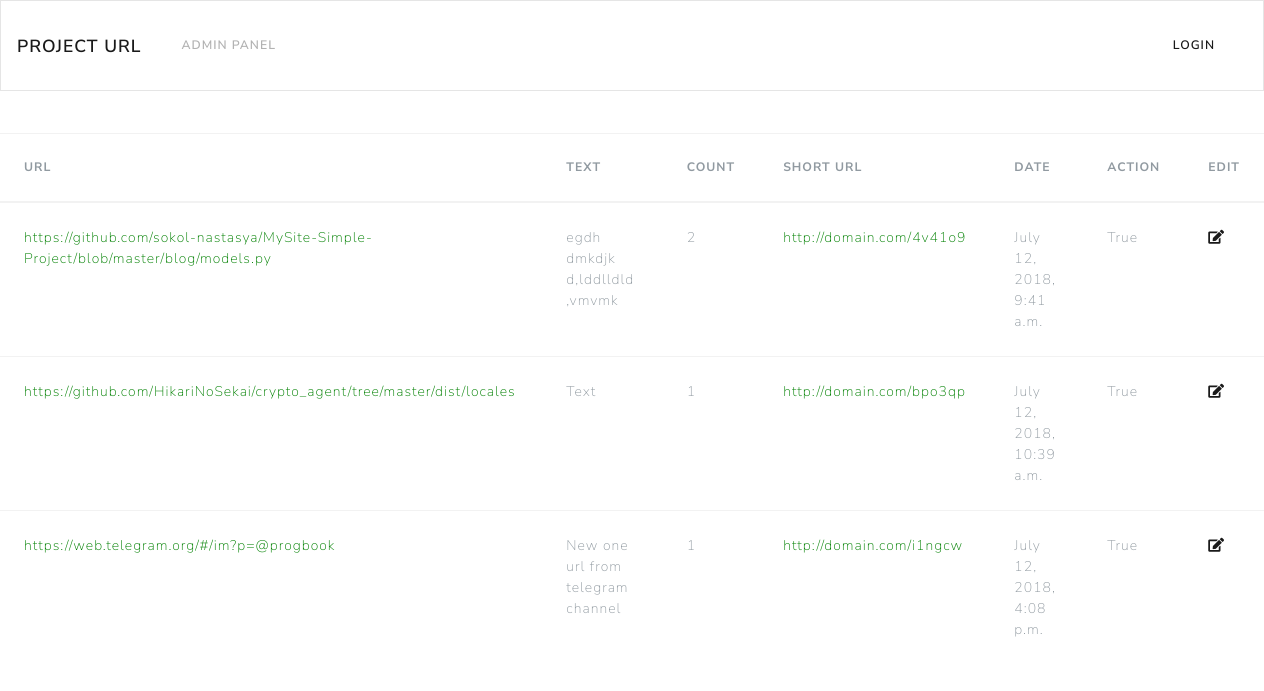
/adminPanel/adminPanel/, run on the app's committed database.
### mainApp/models.py (models this page shows, shortened)
class Urls(models.Model):
	url = models.CharField(max_length = 220)
	short_link = models.SlugField(max_length = 6, unique = True, blank = True)
	text = models.TextField(null = True, blank = True, default = 'Text')
	date = models.DateTimeField(auto_now_add = True, blank = True, null = True)
	active = models.BooleanField(default = True)
	count = models.IntegerField(default = 0)
	def get_short_url(self):
		return "http://domain.com/{short_link}".format(short_link = self.short_link)

### adminPanel/views.py (the view)
# urls.py: url(r'^adminPanel/', include('adminPanel.urls', namespace = 'adminPanel')),
def adminPanel(request):
	obj = Urls.objects.all()
	context = {'obj':obj, }
	return render(request, 'adminPanel/adminPanel.html', context)

### adminPanel/templates/adminPanel/adminPanel.html (shortened to what this page needs)
{% extends 'mainApp/base.html' %}
{% block main %}
<br><br>
		<table class="table table-hover">
			<thead>
				<tr>
					<th>URL</th>
					<th>Text</th>
					<th>Count</th>
					<th>Short URL</th>
					<th>Date</th>
					<th>Action</th>
					<th>Edit</th>
				</tr>
			</thead>
			<tbody>
				{% for obj in obj %}
					<tr>
						<td><a href="{% url 'adminPanel:details' obj.id %}" style="color: green;">{{ obj.url }}</a></td>
						<td>{{ obj.text }}</td>
						<td>{{ obj.count }}</td>
						<td><a href="{% url 'adminPanel:details' obj.id %}" style="color: green;">{{ obj.get_short_url }}</a></td>
						<td>{{ obj.date }}</td>
						<td>{{ obj.active }}</td>
						<td><a href="{% url 'adminPanel:editUrl' obj.id %}"><i class="fas fa-edit"></i></a></td>
					</tr>
				{% endfor %}
			</tbody>
		</table>
{% endblock %}

### data on the page
Urls: url "https://github.com/sokol-nastasya/MySite-Simple-Project/blob/master/blog/models.py", text "egdh dmkdjk d,lddlldld ,vmvmk", count "2", get_short_url "http://domain.com/4v41o9", date "July 12, 2018, 9:41 a.m.", active "True"
Urls: url "https://github.com/HikariNoSekai/crypto_agent/tree/master/dist/locales", text "Text", count "1", get_short_url "http://domain.com/bpo3qp", date "July 12, 2018, 10:39 a.m.", active "True"
Urls: url "https://web.telegram.org/#/im?p=@progbook", text "New one url from telegram channel", count "1", get_short_url "http://domain.com/i1ngcw", date "July 12, 2018, 4:08 p.m.", active "True"
